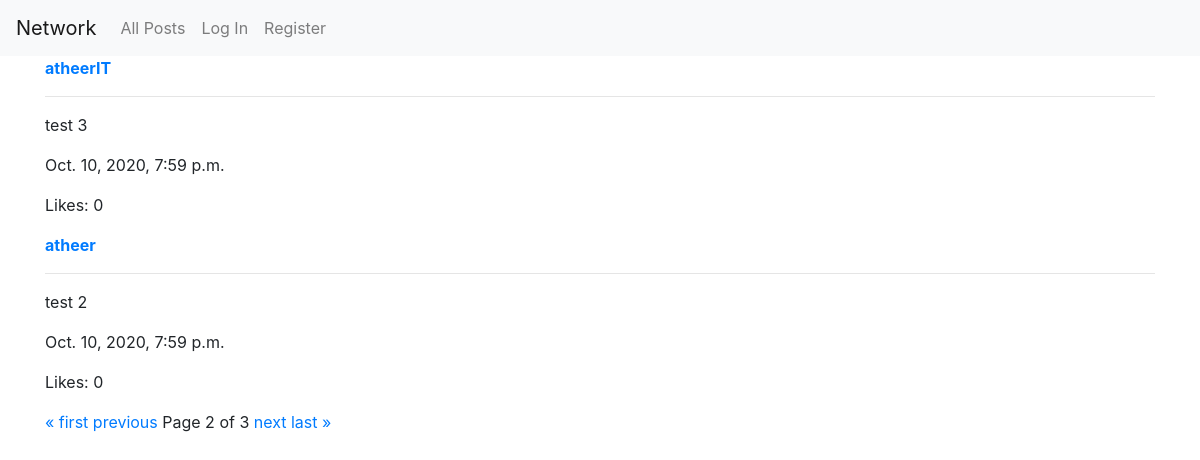
Screenshot of /?page=2 with the database file from the repository.
### network/models.py (models this page shows)
class Post(models.Model):
    post = models.CharField(max_length=500, blank=False)
    image = models.ImageField(upload_to="postImage", null=True)
    user = models.ForeignKey(User, on_delete=models.CASCADE, related_name='geek')
    date = models.DateTimeField(blank=False)
    postLike = models.IntegerField(default=0)

class User(AbstractUser):
    pass

### network/views.py (the view)
# urls.py: path("", views.index, name="index"),
def index(request):
    posts = Post.objects.all().order_by('-id')
    paginator = Paginator(posts, 2)
    page_number = request.GET.get('page')
    page_obj = paginator.get_page(page_number)
    return render(request, "network/index.html", {
        'page_obj': page_obj,
    })

### network/templates/network/index.html (shortened to what this page needs)
{% extends "network/layout.html" %}
{% load static %}
{% block body %}
    {% for post in page_obj %}
    <div>
        <a href="{% url 'profile' post.user %}">
            <strong>{{post.user}}</strong>
        </a>
        <hr>
        <div class="postDiv" id="{{post.id}}">
            <P>{{post.post}}</P>
        </div>
        <p>{{post.date}} </p>
        <p>Likes: {{post.postLike}} </p>
    </div>
    {% empty %}
    <p>there are no posts yet</p>
    {% endfor %}
    <div class="pagination">
        <span class="step-links">
            {% if page_obj.has_previous %}
                <a href="?page=1">&laquo; first</a>
                <a href="?page={{ page_obj.previous_page_number }}">previous</a>
            {% endif %}
            <span class="current">
                Page {{ page_obj.number }} of {{ page_obj.paginator.num_pages }}
            </span>
            {% if page_obj.has_next %}
                <a href="?page={{ page_obj.next_page_number }}">next</a>
                <a href="?page={{ page_obj.paginator.num_pages }}">last &raquo;</a>
            {% endif %}
        </span>
    </div>
{% endblock %}

### rows the page displays
Post: user "atheerIT", post "test 3", date "Oct. 10, 2020, 7:59 p.m.", postLike "0"
Post: user "atheer", post "test 2", date "Oct. 10, 2020, 7:59 p.m.", postLike "0"

### other values shown
{{ page_obj.number }} "2"
{{ page_obj.paginator.num_pages }} "3"
